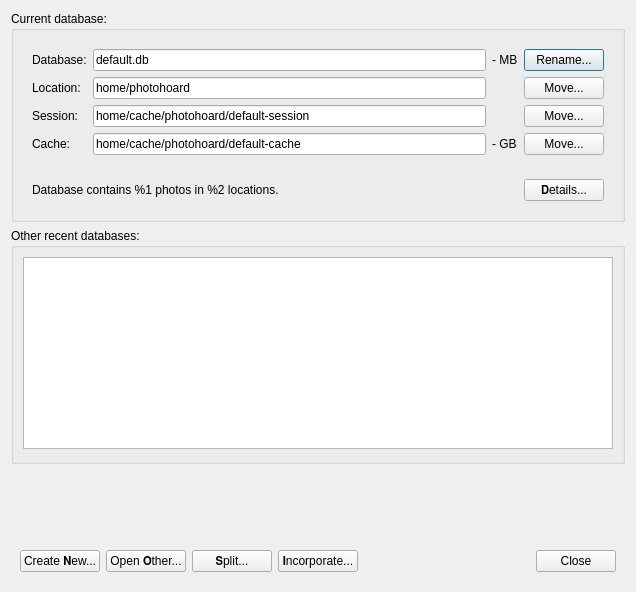
<?xml version="1.0" encoding="UTF-8"?>
<ui version="4.0">
 <class>databaseDialog</class>
 <widget class="QDialog" name="databaseDialog">
  <property name="geometry">
   <rect>
    <x>0</x>
    <y>0</y>
    <width>636</width>
    <height>592</height>
   </rect>
  </property>
  <property name="windowTitle">
   <string>Database information</string>
  </property>
  <layout class="QVBoxLayout" name="verticalLayout">
   <item>
    <widget class="QGroupBox" name="groupBox">
     <property name="sizePolicy">
      <sizepolicy hsizetype="Preferred" vsizetype="Minimum">
       <horstretch>0</horstretch>
       <verstretch>0</verstretch>
      </sizepolicy>
     </property>
     <property name="title">
      <string>Current database:</string>
     </property>
     <layout class="QVBoxLayout" name="verticalLayout_2">
      <item>
       <widget class="QWidget" name="widget_2" native="true">
        <layout class="QGridLayout" name="gridLayout">
         <item row="0" column="0">
          <widget class="QLabel" name="label">
           <property name="text">
            <string>Database:</string>
           </property>
          </widget>
         </item>
         <item row="0" column="1">
          <widget class="QLineEdit" name="txtdbname">
           <property name="focusPolicy">
            <enum>Qt::NoFocus</enum>
           </property>
           <property name="text">
            <string>default.db</string>
           </property>
           <property name="readOnly">
            <bool>true</bool>
           </property>
          </widget>
         </item>
         <item row="0" column="2">
          <widget class="QLabel" name="dbsize">
           <property name="text">
            <string>- MB</string>
           </property>
          </widget>
         </item>
         <item row="0" column="3">
          <widget class="QPushButton" name="brename">
           <property name="text">
            <string>Rename...</string>
           </property>
          </widget>
         </item>
         <item row="1" column="0">
          <widget class="QLabel" name="label_2">
           <property name="text">
            <string>Location:</string>
           </property>
          </widget>
         </item>
         <item row="1" column="1">
          <widget class="QLineEdit" name="txtlocation">
           <property name="focusPolicy">
            <enum>Qt::NoFocus</enum>
           </property>
           <property name="text">
            <string>home/photohoard</string>
           </property>
           <property name="readOnly">
            <bool>true</bool>
           </property>
          </widget>
         </item>
         <item row="1" column="3">
          <widget class="QPushButton" name="bmovedb">
           <property name="text">
            <string>Move...</string>
           </property>
          </widget>
         </item>
         <item row="2" column="1">
          <widget class="QLineEdit" name="txtsession">
           <property name="sizePolicy">
            <sizepolicy hsizetype="Expanding" vsizetype="Fixed">
             <horstretch>0</horstretch>
             <verstretch>0</verstretch>
            </sizepolicy>
           </property>
           <property name="focusPolicy">
            <enum>Qt::NoFocus</enum>
           </property>
           <property name="text">
            <string>home/cache/photohoard/default-session</string>
           </property>
           <property name="readOnly">
            <bool>true</bool>
           </property>
          </widget>
         </item>
         <item row="2" column="3">
          <widget class="QPushButton" name="bmovesession">
           <property name="text">
            <string>Move...</string>
           </property>
          </widget>
         </item>
         <item row="3" column="0">
          <widget class="QLabel" name="label_3">
           <property name="text">
            <string>Cache:</string>
           </property>
          </widget>
         </item>
         <item row="3" column="1">
          <widget class="QLineEdit" name="txtcache">
           <property name="focusPolicy">
            <enum>Qt::NoFocus</enum>
           </property>
           <property name="text">
            <string>home/cache/photohoard/default-cache</string>
           </property>
           <property name="readOnly">
            <bool>true</bool>
           </property>
          </widget>
         </item>
         <item row="3" column="2">
          <widget class="QLabel" name="cachesize">
           <property name="text">
            <string>- GB</string>
           </property>
          </widget>
         </item>
         <item row="3" column="3">
          <widget class="QPushButton" name="bmovecache">
           <property name="text">
            <string>Move...</string>
           </property>
          </widget>
         </item>
         <item row="2" column="0">
          <widget class="QLabel" name="label_4">
           <property name="text">
            <string>Session:</string>
           </property>
          </widget>
         </item>
        </layout>
       </widget>
      </item>
      <item>
       <widget class="QWidget" name="widget_3" native="true">
        <layout class="QHBoxLayout" name="horizontalLayout_2">
         <item>
          <widget class="QLabel" name="txtcount">
           <property name="text">
            <string>Database contains %1 photos in %2 locations.</string>
           </property>
          </widget>
         </item>
         <item>
          <spacer name="horizontalSpacer_2">
           <property name="orientation">
            <enum>Qt::Horizontal</enum>
           </property>
           <property name="sizeHint" stdset="0">
            <size>
             <width>40</width>
             <height>20</height>
            </size>
           </property>
          </spacer>
         </item>
         <item>
          <widget class="QPushButton" name="pushButton">
           <property name="toolTip">
            <string>Show details of locations included in this database</string>
           </property>
           <property name="shortcut">
             <string>Ctrl+D</string>
           </property>
           <property name="text">
            <string>𝗗etails...</string>
           </property>
          </widget>
         </item>
        </layout>
       </widget>
      </item>
     </layout>
    </widget>
   </item>
   <item>
    <widget class="QGroupBox" name="groupBox_2">
     <property name="sizePolicy">
      <sizepolicy hsizetype="Preferred" vsizetype="Minimum">
       <horstretch>0</horstretch>
       <verstretch>0</verstretch>
      </sizepolicy>
     </property>
     <property name="title">
      <string>Other recent databases:</string>
     </property>
     <layout class="QGridLayout" name="gridLayout_2">
      <property name="bottomMargin">
       <number>12</number>
      </property>
      <property name="horizontalSpacing">
       <number>6</number>
      </property>
      <item row="0" column="0">
       <widget class="QListWidget" name="listrecent">
        <property name="sizePolicy">
         <sizepolicy hsizetype="Expanding" vsizetype="Preferred">
          <horstretch>0</horstretch>
          <verstretch>0</verstretch>
         </sizepolicy>
        </property>
       </widget>
      </item>
     </layout>
    </widget>
   </item>
   <item>
    <spacer name="verticalSpacer">
     <property name="orientation">
      <enum>Qt::Vertical</enum>
     </property>
     <property name="sizeHint" stdset="0">
      <size>
       <width>20</width>
       <height>40</height>
      </size>
     </property>
    </spacer>
   </item>
   <item>
    <widget class="QWidget" name="widget" native="true">
     <layout class="QHBoxLayout" name="horizontalLayout">
      <item>
       <widget class="QPushButton" name="bcreate">
        <property name="toolTip">
         <string>Create a new database for a new collection</string>
        </property>
        <property name="text">
         <string>Create 𝗡ew...</string>
        </property>
           <property name="shortcut">
             <string>Ctrl+N</string>
           </property>
        
       </widget>
      </item>
      <item>
       <widget class="QPushButton" name="bopen">
        <property name="toolTip">
         <string>Open another existing database</string>
        </property>
        <property name="text">
         <string>Open 𝗢ther...</string>
        </property>
           <property name="shortcut">
             <string>Ctrl+O</string>
           </property>
       </widget>
      </item>
      <item>
       <widget class="QPushButton" name="bsplit">
        <property name="toolTip">
         <string>Split off one collection from this database to a new database</string>
        </property>
        <property name="text">
         <string>𝗦plit...</string>
        </property>
           <property name="shortcut">
             <string>Ctrl+S</string>
           </property>
        
       </widget>
      </item>
      <item>
       <widget class="QPushButton" name="bincorporate">
        <property name="toolTip">
         <string>Incorporate all photos from another database into this database</string>
        </property>
                   <property name="shortcut">
             <string>Ctrl+I</string>
           </property>

        <property name="text">
         <string>𝗜ncorporate...</string>
        </property>
       </widget>
      </item>
      <item>
       <spacer name="horizontalSpacer">
        <property name="orientation">
         <enum>Qt::Horizontal</enum>
        </property>
        <property name="sizeHint" stdset="0">
         <size>
          <width>40</width>
          <height>20</height>
         </size>
        </property>
       </spacer>
      </item>
      <item>
       <widget class="QPushButton" name="bclose">
        <property name="text">
         <string>Close</string>
        </property>
       </widget>
      </item>
     </layout>
    </widget>
   </item>
  </layout>
 </widget>
 <resources/>
 <connections>
  <connection>
   <sender>bmovedb</sender>
   <signal>clicked()</signal>
   <receiver>databaseDialog</receiver>
   <slot>moveDB()</slot>
   <hints>
    <hint type="sourcelabel">
     <x>526</x>
     <y>94</y>
    </hint>
    <hint type="destinationlabel">
     <x>515</x>
     <y>212</y>
    </hint>
   </hints>
  </connection>
  <connection>
   <sender>bmovesession</sender>
   <signal>clicked()</signal>
   <receiver>databaseDialog</receiver>
   <slot>moveSession()</slot>
   <hints>
    <hint type="sourcelabel">
     <x>548</x>
     <y>123</y>
    </hint>
    <hint type="destinationlabel">
     <x>513</x>
     <y>271</y>
    </hint>
   </hints>
  </connection>
  <connection>
   <sender>bmovecache</sender>
   <signal>clicked()</signal>
   <receiver>databaseDialog</receiver>
   <slot>moveCache()</slot>
   <hints>
    <hint type="sourcelabel">
     <x>561</x>
     <y>150</y>
    </hint>
    <hint type="destinationlabel">
     <x>516</x>
     <y>395</y>
    </hint>
   </hints>
  </connection>
  <connection>
   <sender>brename</sender>
   <signal>clicked()</signal>
   <receiver>databaseDialog</receiver>
   <slot>renameDB()</slot>
   <hints>
    <hint type="sourcelabel">
     <x>547</x>
     <y>57</y>
    </hint>
    <hint type="destinationlabel">
     <x>513</x>
     <y>49</y>
    </hint>
   </hints>
  </connection>
  <connection>
   <sender>bcreate</sender>
   <signal>clicked()</signal>
   <receiver>databaseDialog</receiver>
   <slot>createNew()</slot>
   <hints>
    <hint type="sourcelabel">
     <x>82</x>
     <y>573</y>
    </hint>
    <hint type="destinationlabel">
     <x>71</x>
     <y>419</y>
    </hint>
   </hints>
  </connection>
  <connection>
   <sender>bopen</sender>
   <signal>clicked()</signal>
   <receiver>databaseDialog</receiver>
   <slot>openOther()</slot>
   <hints>
    <hint type="sourcelabel">
     <x>197</x>
     <y>573</y>
    </hint>
    <hint type="destinationlabel">
     <x>221</x>
     <y>427</y>
    </hint>
   </hints>
  </connection>
  <connection>
   <sender>bclose</sender>
   <signal>clicked()</signal>
   <receiver>databaseDialog</receiver>
   <slot>reject()</slot>
   <hints>
    <hint type="sourcelabel">
     <x>617</x>
     <y>573</y>
    </hint>
    <hint type="destinationlabel">
     <x>405</x>
     <y>422</y>
    </hint>
   </hints>
  </connection>
  <connection>
   <sender>listrecent</sender>
   <signal>activated(QModelIndex)</signal>
   <receiver>databaseDialog</receiver>
   <slot>openRecent(QModelIndex)</slot>
   <hints>
    <hint type="sourcelabel">
     <x>82</x>
     <y>285</y>
    </hint>
    <hint type="destinationlabel">
     <x>233</x>
     <y>464</y>
    </hint>
   </hints>
  </connection>
  <connection>
   <sender>pushButton</sender>
   <signal>clicked()</signal>
   <receiver>databaseDialog</receiver>
   <slot>showRoots()</slot>
   <hints>
    <hint type="sourcelabel">
     <x>580</x>
     <y>194</y>
    </hint>
    <hint type="destinationlabel">
     <x>610</x>
     <y>236</y>
    </hint>
   </hints>
  </connection>
  <connection>
   <sender>bsplit</sender>
   <signal>clicked()</signal>
   <receiver>databaseDialog</receiver>
   <slot>splitDatabase()</slot>
   <hints>
    <hint type="sourcelabel">
     <x>232</x>
     <y>567</y>
    </hint>
    <hint type="destinationlabel">
     <x>380</x>
     <y>503</y>
    </hint>
   </hints>
  </connection>
  <connection>
   <sender>bincorporate</sender>
   <signal>clicked()</signal>
   <receiver>databaseDialog</receiver>
   <slot>incorporateDatabase()</slot>
   <hints>
    <hint type="sourcelabel">
     <x>350</x>
     <y>561</y>
    </hint>
    <hint type="destinationlabel">
     <x>448</x>
     <y>531</y>
    </hint>
   </hints>
  </connection>
 </connections>
 <slots>
  <slot>renameDB()</slot>
  <slot>moveDB()</slot>
  <slot>moveSession()</slot>
  <slot>moveCache()</slot>
  <slot>createNew()</slot>
  <slot>openOther()</slot>
  <slot>openRecent(QModelIndex)</slot>
  <slot>showRoots()</slot>
  <slot>splitDatabase()</slot>
  <slot>incorporateDatabase()</slot>
 </slots>
</ui>
